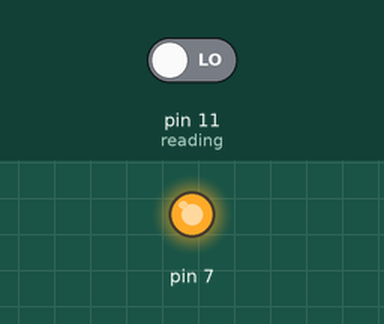
This program was run on a simulated Raspberry Pi (header pin numbers). On the bench: output pins drawn as LEDs (lit = HIGH). The inputs (shaded band) are chosen by the test bench; at power-on: pin 11 (reading) LOW. What the program prints to the terminal is not drawn.

Above: at 1.2 s.
1.3 s: pin 11 (reading) driven HIGH
Timing chart, 0 to 4.3 s (numbered marks = the images above; inputs shaded):
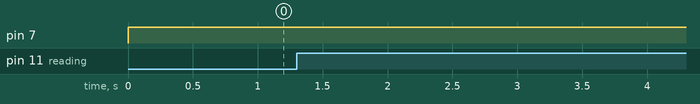

The program:

15_12_led_test.py
```python
import RPi.GPIO as GPIO ## Import GPIO library
import time

GPIO.setmode(GPIO.BOARD) ## Use board pin numbering
GPIO.setup(7, GPIO.OUT) ## Setup GPIO Pin 7 to OUT
GPIO.setup(11, GPIO.IN) ## Setup GPIO Pin 11 to IN

try:
    while True:
      GPIO.output(7,True) ## Turn on GPIO pin 7
      time.sleep(1) ## wait 1 second
      reading = GPIO.input(11) ## read pin 11
      if reading :
        print "on"
      else :
        print "off"
except KeyboardInterrupt:
    GPIO.cleanup()
```

Measured:
- after the input at 1.3 s, every drawn part: stays the same
